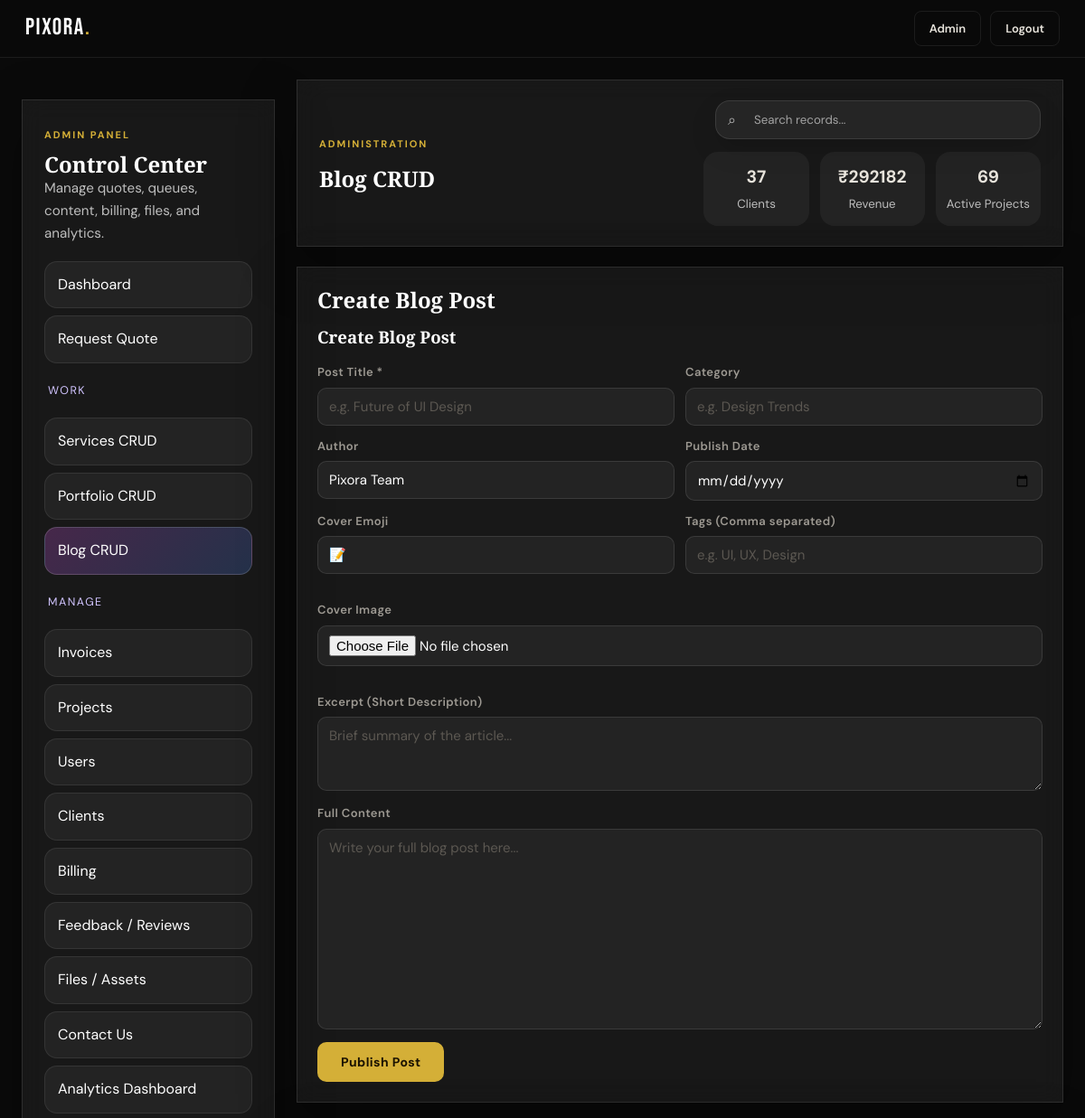
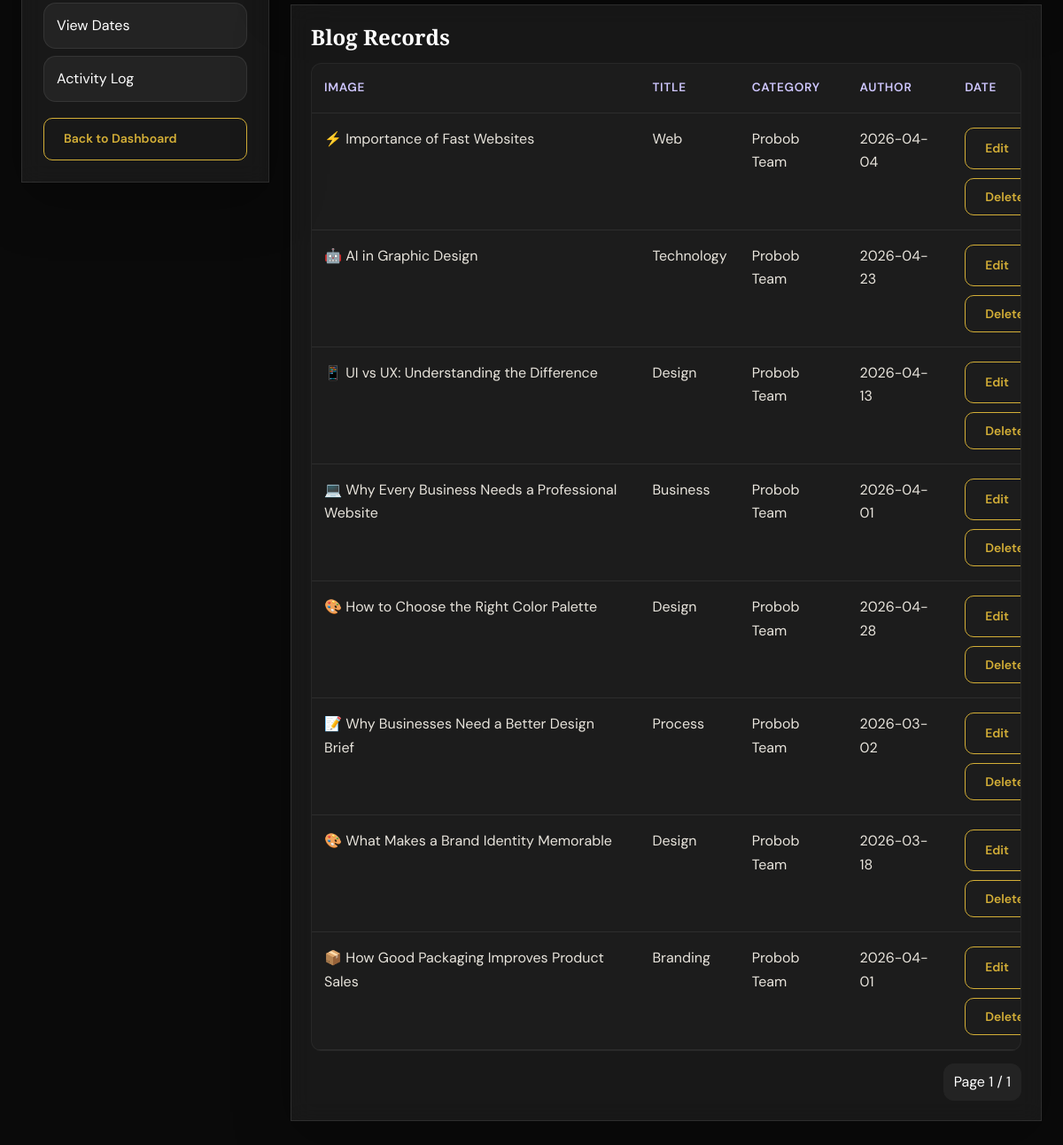
Page /admin/work/blog (signed in) on the committed database (2 pictures, top to bottom).
### tables this page shows
CREATE TABLE blog_posts (
            id INTEGER PRIMARY KEY AUTOINCREMENT,
            title TEXT NOT NULL,
            excerpt TEXT,
            content TEXT,
            category TEXT,
            author TEXT DEFAULT 'Probob Team',
            published_at TEXT DEFAULT CURRENT_TIMESTAMP,
            cover_emoji TEXT DEFAULT '📝'
        , created_at TEXT, slug TEXT, tags TEXT, cover_image TEXT);

### app.py (the view)
@app.route('/admin/work/blog')
@admin_required
def admin_blog_page():
    page = int(request.args.get('page', 1) or 1)
    search = request.args.get('search', '').strip()
    posts = admin_paginate('SELECT * FROM blog_posts ORDER BY id DESC', page=page, per_page=8, search=search, search_cols=['title', 'excerpt', 'author', 'category'])
    return render_template('admin_blog.html', blog_posts=posts, edit_item=None, **admin_common_context('blog'))

### app.py (called while the page is built)
def get_db():
    db = getattr(g, '_database', None)
    if db is None:
        db = g._database = sqlite3.connect(DATABASE)
        db.row_factory = sqlite3.Row
    return db

@app.teardown_appcontext
def close_connection(exception):
    db = getattr(g, '_database', None)
    if db is not None:
        db.close()

def admin_required(f):
    @wraps(f)
    def decorated(*args, **kwargs):
        user = get_current_user()
        if not user:
            flash('Please log in to access this page.', 'warning')
            return redirect(url_for('login', next=request.path))
        if user['role'] != 'admin':
            flash('Admin access only.', 'error')
            return redirect(url_for('dashboard'))
        return f(*args, **kwargs)
    return decorated

def get_current_user():
    if 'user_id' not in session:
        return None
    return get_db().execute('SELECT * FROM users WHERE id=?', (session['user_id'],)).fetchone()

def get_user_notifications(limit=5, only_unread=False):
    user = get_current_user()
    if not user:
        return []
    query = 'SELECT * FROM notifications WHERE user_id=?'
    params = [user['id']]
    if only_unread:
        query += ' AND is_read=0'
    query += ' ORDER BY id DESC LIMIT ?'
    params.append(limit)
    return get_db().execute(query, tuple(params)).fetchall()

def unread_notification_count():
    user = get_current_user()
    if not user:
        return 0
    return get_db().execute('SELECT COUNT(*) FROM notifications WHERE user_id=? AND is_read=0', (user['id'],)).fetchone()[0]

@app.context_processor
def inject_user():
    user = get_current_user()
    play_login_sound = bool(session.pop('play_login_sound', False))
    return {
        'current_user': user,
        'notif_preview': get_user_notifications(limit=5) if user else [],
        'notif_unread_count': unread_notification_count() if user else 0,
        'play_login_sound': play_login_sound,
        'now_iso': now_iso
    }

def admin_common_context(section='dashboard'):
    return {'admin_section': section, 'admin_stats': admin_overview_stats()}

### templates/admin_blog.html (shortened to what this page needs)
{% extends 'admin_base.html' %}
{% block admin_heading %}Blog CRUD{% endblock %}
{% block admin_body %}
<div class="crud-layout stacked-crud">
  <div class="glass-card admin-section crud-block-header"><h2 class="crud-block-title">Create Blog Post</h2><form class="crud-form" method="POST" enctype="multipart/form-data" action="{% if edit_item %}{{ url_for('admin_edit_blog', post_id=edit_item.id) }}{% else %}{{ url_for('admin_create_blog') }}{% endif %}">
    <h3>{% if edit_item %}Edit Blog Post{% else %}Create Blog Post{% endif %}</h3>
    <div class="form-grid-2">
      <div class="form-group">
        <label>Post Title *</label>
        <input type="text" name="title" placeholder="e.g. Future of UI Design" value="{{ edit_item.title if edit_item else '' }}" required>
      </div>
      <div class="form-group">
        <label>Category</label>
        <input type="text" name="category" placeholder="e.g. Design Trends" value="{{ edit_item.category if edit_item else '' }}">
      </div>
      <div class="form-group">
        <label>Author</label>
        <input type="text" name="author" placeholder="e.g. Pixora Team" value="{{ edit_item.author if edit_item else 'Pixora Team' }}">
      </div>
      <div class="form-group">
        <label>Publish Date</label>
        <input type="date" name="published_at" value="{{ edit_item.published_at[:10] if edit_item and edit_item.published_at else '' }}">
      </div>
      <div class="form-group">
        <label>Cover Emoji</label>
        <input type="text" name="cover_emoji" placeholder="e.g. 📝" value="{{ edit_item.cover_emoji if edit_item else '📝' }}">
      </div>
      <div class="form-group">
        <label>Tags (Comma separated)</label>
        <input type="text" name="tags" placeholder="e.g. UI, UX, Design" value="{{ edit_item.tags if edit_item else '' }}">
      </div>
    </div>
    <div class="form-group" style="margin-top: 15px;">
      <label>Cover Image</label>
      <input type="file" name="image" accept="image/*">
    </div>
    <div class="form-group" style="margin-top: 15px;">
      <label>Excerpt (Short Description)</label>
      <textarea name="excerpt" rows="3" placeholder="Brief summary of the article..." style="min-height: 80px;">{{ edit_item.excerpt if edit_item else '' }}</textarea>
    </div>
    <div class="form-group">
      <label>Full Content</label>
      <textarea name="content" rows="10" placeholder="Write your full blog post here..." style="min-height: 200px;">{{ edit_item.content if edit_item else '' }}</textarea>
    </div>
    <div class="admin-actions">
      <button class="btn-primary" type="submit">{% if edit_item %}Update Post{% else %}Publish Post{% endif %}</button>
    </div>
  </form></div>
  <div class="glass-card admin-section">
    <h2>Blog Records</h2>
    <div class="table-wrap"><table class="admin-table"><thead><tr><th>Image</th>
                <th>Title</th><th>Category</th><th>Author</th><th>Date</th><th>Actions</th></tr></thead><tbody>
      {% for item in blog_posts['items'] %}
      <tr>
        <td>{{ item.cover_emoji }} {{ item.title }}</td>
        <td>{{ item.category }}</td>
        <td>{{ item.author }}</td>
        <td>{{ item.published_at[:10] if item.published_at else '—' }}</td>
        <td><div class="admin-actions"><a class="btn-outline" href="{{ url_for('admin_edit_blog', post_id=item.id) }}">Edit</a><form method="POST" enctype="multipart/form-data" action="{{ url_for('admin_delete_blog', post_id=item.id) }}"><button class="btn-outline" type="submit">Delete</button></form></div></td>
      </tr>
      {% else %}<tr><td colspan="5">No blog posts yet.</td></tr>{% endfor %}
    </tbody></table></div>
  <div class="pagination">
    <span>Page {{ blog_posts['page'] }} / {{ blog_posts['pages'] }}</span>
  </div>
  </div>
</div>
{% endblock %}

### static/css/style.css (style rules this page uses)
*, *::before, *::after { box-sizing: border-box; margin: 0; padding: 0; }
:root { --bg: #0a0a0a; --bg-2: #111111; --bg-3: #181818; --bg-4: #222222; --border: rgba(255,255,255,0.08); --border-gold: rgba(212,175,55,0.25); --gold: #d4af37; --gold-light: #f0d060; --gold-dim: rgba(212,175,55,0.15); --white: #ffffff; --text: #e8e4dc; --text-2: #9e9a93; --text-3: #5c5852; --red: #e05555; --radius: 12px; --radius-lg: 20px; --shadow: 0 8px 32px rgba(0,0,0,0.5); --shadow-gold: 0 0 40px rgba(212,175,55,0.12); --font-display: 'Bebas Neue', sans-serif; --font-serif: 'Playfair Display', Georgia, serif; --font-body: 'DM Sans', system-ui, sans-serif; --nav-h: 64px; --ticker-h: 36px; }
html { scroll-behavior: smooth; }
body { background: var(--bg); color: var(--text); font-family: var(--font-body); font-size: 16px; line-height: 1.65; -webkit-font-smoothing: antialiased; overflow-x: hidden; }
a { color: inherit; text-decoration: none; }
button { cursor: pointer; border: none; background: none; font-family: inherit; }
input, textarea, select { font-family: inherit; }
h1,h2,h3,h4,h5 { font-family: var(--font-serif); font-weight: 700; line-height: 1.15; color: var(--white); }
.btn-primary { display: inline-flex; align-items: center; gap: 6px; background: var(--gold); color: #1a1200; font-weight: 700; font-size: 14px; letter-spacing: 0.03em; padding: 13px 26px; border-radius: 10px; border: none; cursor: pointer; transition: background .2s, transform .15s, box-shadow .2s; }
.btn-outline { display: inline-flex; align-items: center; gap: 6px; background: transparent; color: var(--gold); font-weight: 600; font-size: 14px; padding: 11px 22px; border-radius: 10px; border: 1px solid var(--gold); transition: background .2s, color .2s; }
.form-group { display: flex; flex-direction: column; gap: 6px; }
.form-group label { font-size: 13px; font-weight: 600; color: var(--text-2); letter-spacing: 0.03em; }
.form-group input, .form-group textarea, .form-group select { background: var(--bg-3); border: 1px solid var(--border); border-radius: 10px; padding: 13px 16px; font-size: 15px; color: var(--text); transition: border-color .2s, box-shadow .2s; outline: none; width: 100%; }
.form-group input::placeholder, .form-group textarea::placeholder { color: var(--text-3); }
.form-group textarea { resize: vertical; min-height: 120px; }
.glass-card { background:rgba(255,255,255,.06);backdrop-filter:blur(12px);border:1px solid rgba(255,255,255,.1);box-shadow:0 20px 60px rgba(0,0,0,.28); }

### templates/admin_base.html (style rules this page uses)
.admin-section { padding:22px;overflow-x:auto }
.admin-section h2 { margin-bottom:16px }
.table-wrap { overflow-x:auto; -webkit-overflow-scrolling: touch; border-radius: 12px; border: 1px solid rgba(255,255,255,0.05); background: rgba(255,255,255,0.02); }
.admin-table { width:100%;border-collapse:collapse;min-width:1000px; }
.admin-table th,.admin-table td { padding:16px 14px;border-bottom:1px solid rgba(255,255,255,.08);vertical-align:top;text-align:left; overflow: hidden; text-overflow: ellipsis; }
.admin-table th { font-size:.85rem;color:#cfc7ff; font-weight: 600; text-transform: uppercase; letter-spacing: 0.05em; }
.crud-form input,.crud-form textarea,.crud-form select { background:rgba(255,255,255,0.05);border:1px solid rgba(255,255,255,0.1);color:#fff;border-radius:10px;padding:10px 12px;width:100%;transition: all 0.2s; }
.crud-form textarea { min-height:100px;resize:vertical }
.crud-layout { display:grid;grid-template-columns:420px minmax(0,1fr);gap:20px }
.crud-form { padding:22px;display:grid;gap:14px }
.form-grid-2 { display:grid;grid-template-columns:repeat(2,minmax(0,1fr));gap:12px }
.admin-actions { display:flex;gap:10px;flex-wrap:wrap }
.pagination { display:flex;gap:10px;justify-content:flex-end;align-items:center;margin-top:14px }
.stacked-crud { grid-template-columns:1fr;gap:22px }
.crud-block-header { padding:22px }
.crud-block-title { margin-bottom:18px }
.crud-block-header .crud-form { padding:0 }
.crud-block-header .crud-form h3 { margin:0 0 4px }
.pagination a,.pagination span { padding:8px 12px;border-radius:12px;background:rgba(255,255,255,.05);text-decoration:none;color:#fff }

### rows in the picture
blog_posts: cover_emoji "⚡", title "Importance of Fast Websites", category "Web", author "Probob Team", published_at "2026-04-04"
blog_posts: cover_emoji "🤖", title "AI in Graphic Design", category "Technology", author "Probob Team", published_at "2026-04-23"
blog_posts: cover_emoji "📱", title "UI vs UX: Understanding the Difference", category "Design", author "Probob Team", published_at "2026-04-13"
blog_posts: cover_emoji "💻", title "Why Every Business Needs a Professional Website", category "Business", author "Probob Team", published_at "2026-04-01"
blog_posts: cover_emoji "🎨", title "How to Choose the Right Color Palette", category "Design", author "Probob Team", published_at "2026-04-28"
blog_posts: cover_emoji "📝", title "Why Businesses Need a Better Design Brief", category "Process", author "Probob Team", published_at "2026-03-02"
blog_posts: cover_emoji "🎨", title "What Makes a Brand Identity Memorable", category "Design", author "Probob Team", published_at "2026-03-18"
blog_posts: cover_emoji "📦", title "How Good Packaging Improves Product Sales", category "Branding", author "Probob Team", published_at "2026-04-01"

### other values in the picture
{{ admin_stats.clients }} "37"
{{ admin_stats.revenue }} "292182"
{{ admin_stats.active_projects }} "69"
{{ blog_posts['page'] }} "1"
{{ blog_posts['pages'] }} "1"
